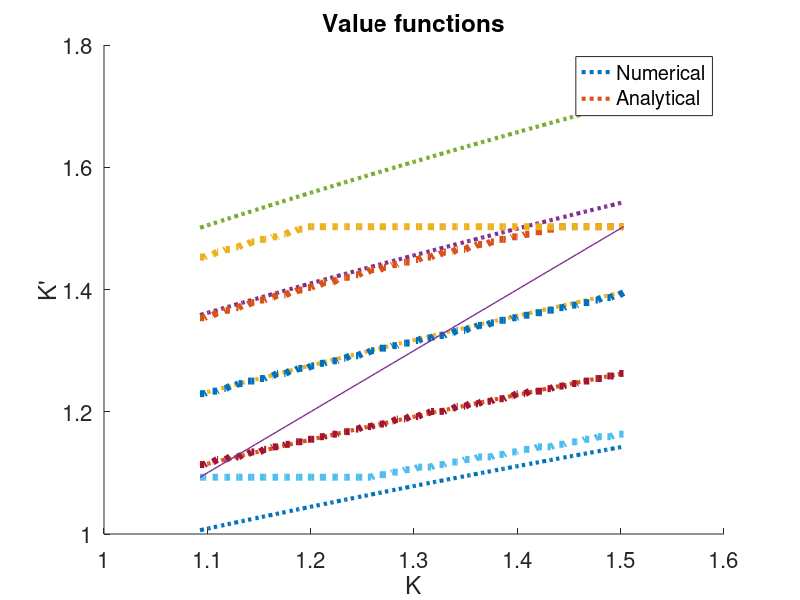
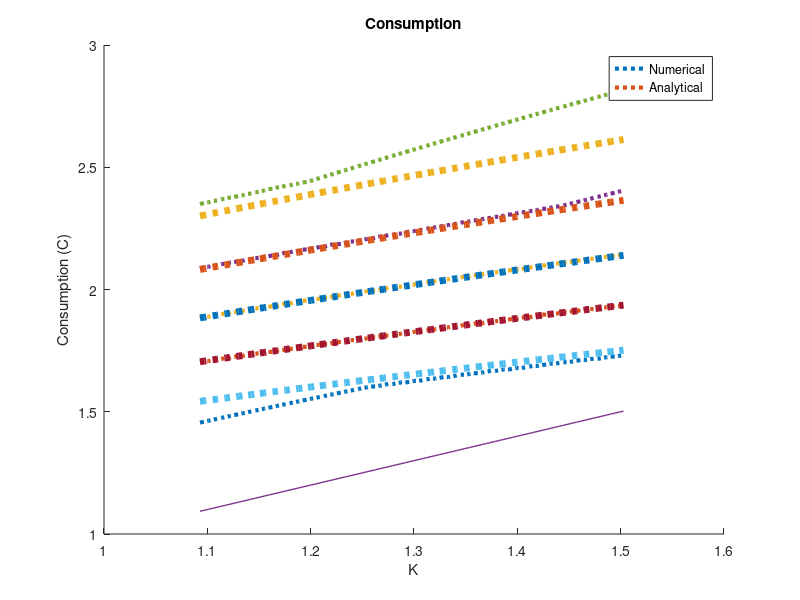
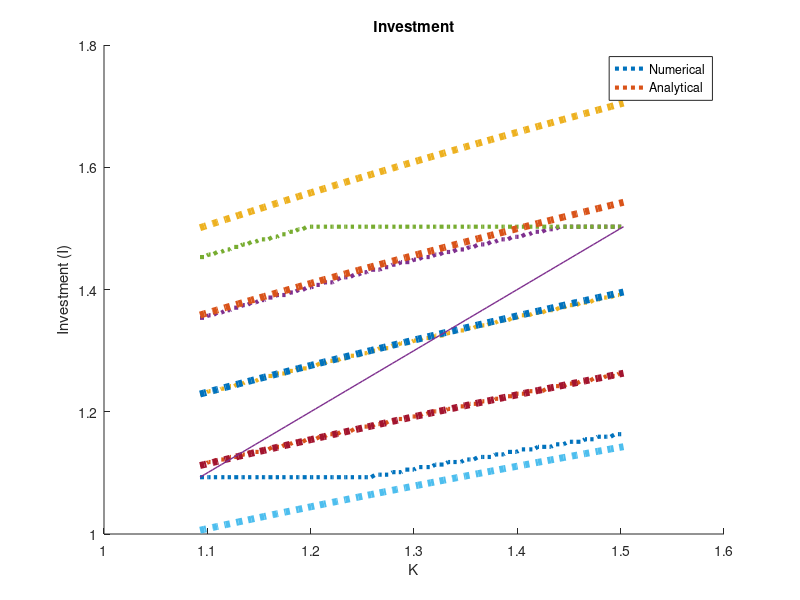

These figures' MATLAB source, in order:
clear

% below we specify our designated parameters: discount factor beta,
% production function parameter alpha, depreciation rate of physical
% capital delta, the technology parameter sigma, the discount rate rho,
% the # of states NZ, and the # of intervals in our grid space, NK.

beta = 0.987;   % discount factor
alpha = 0.4;    % elasticity of output wrt capital
sigma = 0.007;  % markov process parameter (variance)
rho = 0.95;     % markov process parameter (autocorrelation)
delta = 1;  % depreciation rate of capital
NZ = 5  % # of states
NK = 100 % # of intervals in K grid-space.

for i = 1:NZ
    for j = 1:NZ
        if i ~= j
            PI(i,j) = 0.05;
        else
            PI(i,j) = 0.80;
        end
    end
end

% below is our dynamic programming algorithm to solve for the firm's
% optimal savings decision on our grid space. we loop over all possible
% values of the grid space, finding for each the optimal decision rule
% jstar and maximized utility Ustar for that particular k in K.

%K = [0:2/(NK - 1):2]';
Z = [0.9 1 1.1 1.2 1.3]';

%%%%% setting grid around the steady state capital.
for i = 1:NZ
    % computing the steady state capital stock for each state.
    k_ss(:,i) = (((1/beta) - 1 + delta)* (1/(alpha * exp(Z(i))))).^(1 / (alpha - 1));
end

kstar = (sum(k_ss))./NZ;    % computes the average steady state capital
kinfimum = 0.8*kstar;
ksupremum = 1.1*kstar;
kstep = (ksupremum - kinfimum)/(NK - 1);
K = [kinfimum:kstep:ksupremum]';
%%%%%

% generates value functions
V = zeros(NK,NZ);
err_crit = 1;       % specify a starting threshhold 
while (err_crit > 0.00000001)      % specify a convergence criterion
    for i = 1:NK
        for j = 1:NZ
            C(:,j) = ((1 - delta).* K(i)) + (exp(Z(j)).*((K(i)).^alpha)) - K;
            U(:,j) = log(C(:,j) .* (C(:,j) > 0));
        end
        Util = U + beta * (V*PI);
        [Ustar, jstar] = max(Util);
        TV(i,:) = Ustar;    % column i of TV, Ustar the max row of U(:,:,i)
        indxg(i,:) = jstar; % column i of indxg, jstar a row vector of index
    end
    err_crit = max(max(abs(TV - V)));                    
    V = TV;
end

KPRIME = K(indxg)   % numerical solutions          
KPRIME_A = (alpha * beta * exp(Z)*(K .^alpha)')'   % analytic solutions

for i = 1:NZ
    Ca(:,i) = ((1 - delta).*K + exp(Z(i)).*(K.^alpha) - KPRIME(:,i));
    Cb(:,i) = ((1 - delta).*K + exp(Z(i)).*(K.^alpha) - KPRIME_A(:,i));
    Ua(:,i) = log(Ca(:,i));
    Ub(:,i) = log(Cb(:,i));
    Ia(:,i) = KPRIME(:,i) - (1 - delta).*K;
    Ib(:,i) = KPRIME_A(:,i) - (1 - delta).*K;
end

clf
axes1 = axes(...
    'FontName', 'Helvetica',...
    'FontSize', 16);
hold on

plot(K, KPRIME_A,':','LineWidth', 3) % plot of analytic capital growth eqn
plot(K, KPRIME,':','LineWidth', 5) % plot of analytic capital growth eqn
plot(K,K,'LineWidth', 1)   % 45 deg line
legend('Numerical', 'Analytical')
xlabel('K')
ylabel('K''')
title('Value functions')

figure(2)
hold on
plot(K, Ca,':','LineWidth', 3)
plot(K, Cb,':','LineWidth', 5)
plot(K,K,'LineWidth', 1)
legend('Numerical', 'Analytical')
xlabel('K')
ylabel('Consumption (C)')
title('Consumption')

figure(3)
hold on
plot(K, Ia,':','LineWidth', 3)
plot(K, Ib,':','LineWidth', 5)
plot(K,K,'LineWidth', 1)
legend('Numerical', 'Analytical')
xlabel('K')
ylabel('Investment (I)')
title('Investment')
%print -dpdf proj2a.pdf
